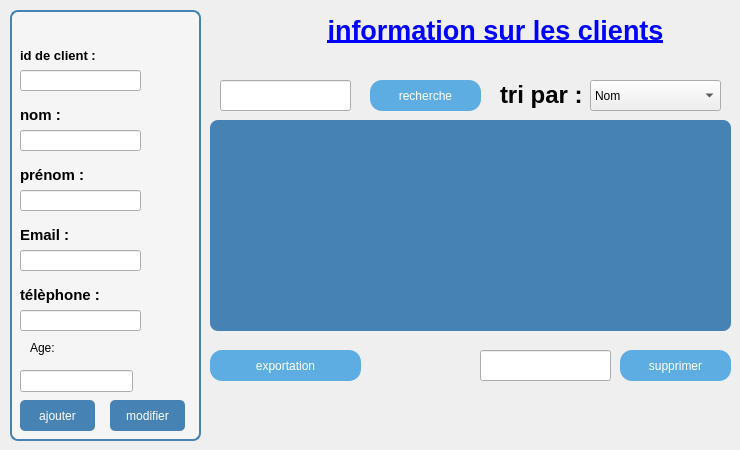
      <widget class="QWidget" name="widget">
       <attribute name="title">
        <string>ajouter</string>
       </attribute>
       <widget class="QGroupBox" name="groupBox_5">
        <property name="geometry">
         <rect>
          <x>10</x>
          <y>0</y>
          <width>191</width>
          <height>441</height>
         </rect>
        </property>
        <property name="styleSheet">
         <string notr="true">QGroupBox {
	font: 9pt &quot;Segoe UI&quot;;
	font: 900 12pt &quot;Segoe UI&quot;;
    background-color: #f5f5f5;
    border: 2px solid #4682B4;
    border-radius: 8px;
    margin-top: 10px;
}
QPushButton {
    background-color: #4682B4;
    color: white;
    border-radius: 5px;
    padding: 5px;
}
QPushButton:hover {
    background-color: #5A9BD5;
}</string>
        </property>
        <property name="title">
         <string/>
        </property>
        <widget class="QLabel" name="label_19">
         <property name="geometry">
          <rect>
           <x>10</x>
           <y>40</y>
           <width>81</width>
           <height>31</height>
          </rect>
         </property>
         <property name="text">
          <string>&lt;html&gt;&lt;head/&gt;&lt;body&gt;&lt;p&gt;&lt;span style=&quot; font-size:10pt; font-weight:700;&quot;&gt;id de client :&lt;/span&gt;&lt;/p&gt;&lt;/body&gt;&lt;/html&gt;</string>
         </property>
        </widget>
        <widget class="QLineEdit" name="id_client">
         <property name="geometry">
          <rect>
           <x>10</x>
           <y>70</y>
           <width>121</width>
           <height>21</height>
          </rect>
         </property>
        </widget>
        <widget class="QLabel" name="label_20">
         <property name="geometry">
          <rect>
           <x>10</x>
           <y>100</y>
           <width>81</width>
           <height>31</height>
          </rect>
         </property>
         <property name="text">
          <string>&lt;html&gt;&lt;head/&gt;&lt;body&gt;&lt;p&gt;&lt;span style=&quot; font-size:11pt; font-weight:700;&quot;&gt;nom :&lt;/span&gt;&lt;/p&gt;&lt;/body&gt;&lt;/html&gt;</string>
         </property>
        </widget>
        <widget class="QLineEdit" name="nom">
         <property name="geometry">
          <rect>
           <x>10</x>
           <y>130</y>
           <width>121</width>
           <height>21</height>
          </rect>
         </property>
        </widget>
        <widget class="QLabel" name="label_21">
         <property name="geometry">
          <rect>
           <x>10</x>
           <y>160</y>
           <width>81</width>
           <height>31</height>
          </rect>
         </property>
         <property name="text">
          <string>&lt;html&gt;&lt;head/&gt;&lt;body&gt;&lt;p&gt;&lt;span style=&quot; font-size:11pt; font-weight:700;&quot;&gt;prénom :&lt;/span&gt;&lt;/p&gt;&lt;/body&gt;&lt;/html&gt;</string>
         </property>
        </widget>
        <widget class="QLineEdit" name="prenom">
         <property name="geometry">
          <rect>
           <x>10</x>
           <y>190</y>
           <width>121</width>
           <height>21</height>
          </rect>
         </property>
        </widget>
        <widget class="QLabel" name="label_22">
         <property name="geometry">
          <rect>
           <x>10</x>
           <y>220</y>
           <width>81</width>
           <height>31</height>
          </rect>
         </property>
         <property name="text">
          <string>&lt;html&gt;&lt;head/&gt;&lt;body&gt;&lt;p&gt;&lt;span style=&quot; font-size:11pt; font-weight:700;&quot;&gt;Email :&lt;/span&gt;&lt;/p&gt;&lt;/body&gt;&lt;/html&gt;</string>
         </property>
        </widget>
        <widget class="QLineEdit" name="email">
         <property name="geometry">
          <rect>
           <x>10</x>
           <y>250</y>
           <width>121</width>
           <height>21</height>
          </rect>
         </property>
        </widget>
        <widget class="QLabel" name="label_25">
         <property name="geometry">
          <rect>
           <x>10</x>
           <y>280</y>
           <width>81</width>
           <height>31</height>
          </rect>
         </property>
         <property name="text">
          <string>&lt;html&gt;&lt;head/&gt;&lt;body&gt;&lt;p&gt;&lt;span style=&quot; font-size:11pt; font-weight:700;&quot;&gt;télèphone :&lt;/span&gt;&lt;/p&gt;&lt;/body&gt;&lt;/html&gt;</string>
         </property>
        </widget>
        <widget class="QLineEdit" name="telephone">
         <property name="geometry">
          <rect>
           <x>10</x>
           <y>310</y>
           <width>121</width>
           <height>21</height>
          </rect>
         </property>
        </widget>
        <widget class="QPushButton" name="ajouter">
         <property name="geometry">
          <rect>
           <x>10</x>
           <y>400</y>
           <width>75</width>
           <height>31</height>
          </rect>
         </property>
         <property name="styleSheet">
          <string notr="true">font: 900 12pt &quot;Segoe UI&quot;;</string>
         </property>
         <property name="text">
          <string>ajouter</string>
         </property>
        </widget>
        <widget class="QPushButton" name="modifier">
         <property name="geometry">
          <rect>
           <x>100</x>
           <y>400</y>
           <width>75</width>
           <height>31</height>
          </rect>
         </property>
         <property name="styleSheet">
          <string notr="true">font: 900 12pt &quot;Segoe UI&quot;;</string>
         </property>
         <property name="text">
          <string>modifier</string>
         </property>
        </widget>
        <widget class="QLineEdit" name="age_client">
         <property name="geometry">
          <rect>
           <x>10</x>
           <y>370</y>
           <width>113</width>
           <height>22</height>
          </rect>
         </property>
        </widget>
        <widget class="QLabel" name="label_44">
         <property name="geometry">
          <rect>
           <x>20</x>
           <y>340</y>
           <width>49</width>
           <height>16</height>
          </rect>
         </property>
         <property name="text">
          <string>Age:</string>
         </property>
        </widget>
       </widget>
       <widget class="QPushButton" name="rechercher_client">
        <property name="geometry">
         <rect>
          <x>370</x>
          <y>80</y>
          <width>111</width>
          <height>31</height>
         </rect>
        </property>
        <property name="styleSheet">
         <string notr="true">font: 900 12pt &quot;Segoe UI&quot;;
background-color: #3498db;   /* الأزرق */
    color: white;                /* لون النص */
    border-radius: 12px;         /* الحواف مدوّرة */
    padding: 8px 16px;  
background-color: #5dade2;</string>
        </property>
        <property name="text">
         <string>recherche</string>
        </property>
       </widget>
       <widget class="QLineEdit" name="id_recherche_client">
        <property name="geometry">
         <rect>
          <x>220</x>
          <y>80</y>
          <width>131</width>
          <height>31</height>
         </rect>
        </property>
       </widget>
       <widget class="QLabel" name="label_26">
        <property name="geometry">
         <rect>
          <x>500</x>
          <y>80</y>
          <width>91</width>
          <height>31</height>
         </rect>
        </property>
        <property name="text">
         <string>&lt;html&gt;&lt;head/&gt;&lt;body&gt;&lt;p&gt;&lt;span style=&quot; font-size:18pt; font-weight:700;&quot;&gt;tri par :&lt;/span&gt;&lt;/p&gt;&lt;/body&gt;&lt;/html&gt;</string>
        </property>
       </widget>
       <widget class="QComboBox" name="combo_tri">
        <property name="geometry">
         <rect>
          <x>590</x>
          <y>80</y>
          <width>131</width>
          <height>31</height>
         </rect>
        </property>
        <property name="styleSheet">
         <string notr="true">font: 900 14pt &quot;Segoe UI&quot;;</string>
        </property>
        <item>
         <property name="text">
          <string>Nom</string>
         </property>
        </item>
        <item>
         <property name="text">
          <string>id</string>
         </property>
        </item>
        <item>
         <property name="text">
          <string>prenom</string>
         </property>
        </item>
       </widget>
       <widget class="QPushButton" name="exporter_pdf">
        <property name="geometry">
         <rect>
          <x>210</x>
          <y>350</y>
          <width>151</width>
          <height>31</height>
         </rect>
        </property>
        <property name="styleSheet">
         <string notr="true">font: 900 12pt &quot;Segoe UI&quot;;
background-color: #3498db;   /* الأزرق */
    color: white;                /* لون النص */
    border-radius: 12px;         /* الحواف مدوّرة */
    padding: 8px 16px;  
background-color: #5dade2;</string>
        </property>
        <property name="text">
         <string>exportation</string>
        </property>
       </widget>
       <widget class="QPushButton" name="supprimer">
        <property name="geometry">
         <rect>
          <x>620</x>
          <y>350</y>
          <width>111</width>
          <height>31</height>
         </rect>
        </property>
        <property name="styleSheet">
         <string notr="true">font: 900 12pt &quot;Segoe UI&quot;;
background-color: #3498db;   /* الأزرق */
    color: white;                /* لون النص */
    border-radius: 12px;         /* الحواف مدوّرة */
    padding: 8px 16px;  
background-color: #5dade2;</string>
        </property>
        <property name="text">
         <string>supprimer</string>
        </property>
       </widget>
       <widget class="QLabel" name="label_4">
        <property name="geometry">
         <rect>
          <x>290</x>
          <y>10</y>
          <width>411</width>
          <height>41</height>
         </rect>
        </property>
        <property name="text">
         <string>&lt;html&gt;&lt;head/&gt;&lt;body&gt;&lt;p align=&quot;center&quot;&gt;&lt;span style=&quot; font-size:20pt; font-weight:700; text-decoration: underline; color:#0000ff;&quot;&gt;information sur les clients&lt;/span&gt;&lt;/p&gt;&lt;/body&gt;&lt;/html&gt;</string>
        </property>
       </widget>
       <widget class="QTableView" name="tableView">
        <property name="geometry">
         <rect>
          <x>210</x>
          <y>120</y>
          <width>521</width>
          <height>211</height>
         </rect>
        </property>
        <property name="styleSheet">
         <string notr="true">background-color: #4682B4;   /* أزرق غامق */
    color: white;                /* النص أبيض */
          /* لون الخطوط */
    border-radius: 8px;  
</string>
        </property>
       </widget>
       <widget class="QLineEdit" name="id_client_3">
        <property name="geometry">
         <rect>
          <x>480</x>
          <y>350</y>
          <width>131</width>
          <height>31</height>
         </rect>
        </property>
       </widget>
      </widget>
